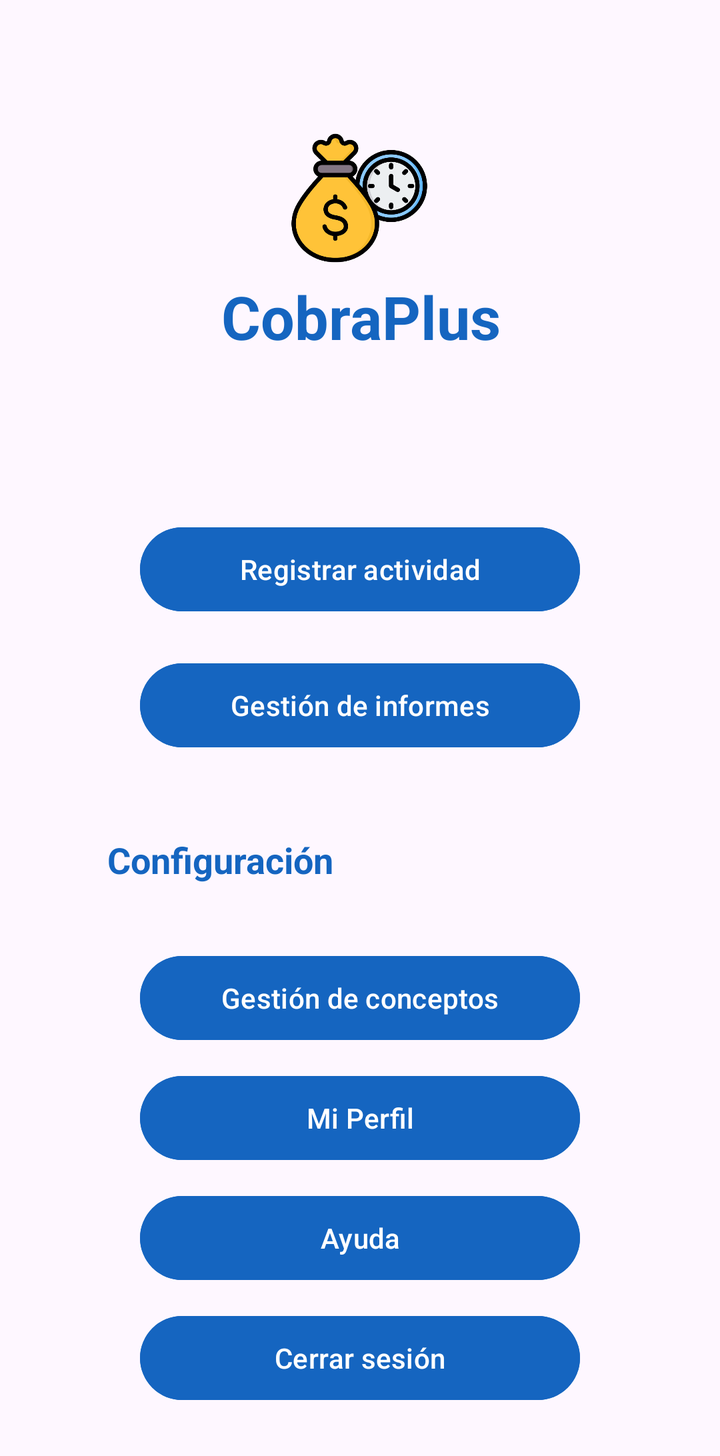
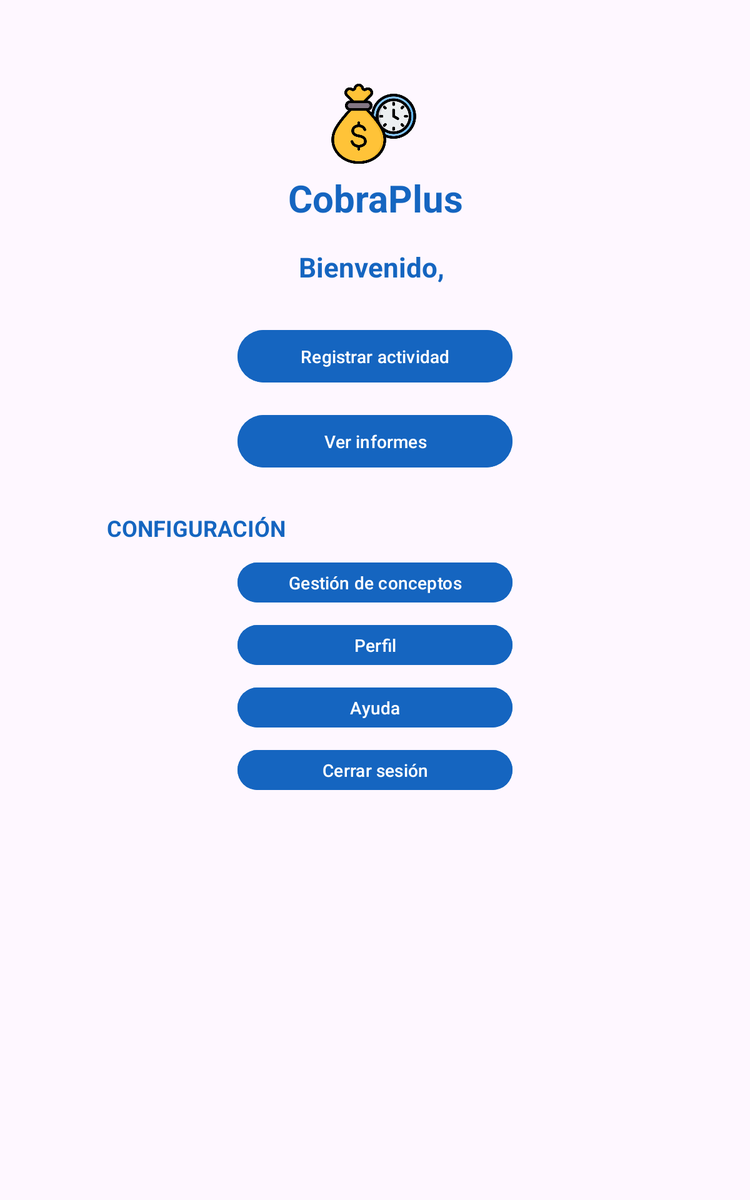

An Android layout and its configuration variant, each rendered on a device that would load it. The default file and the variant file are quoted in full after the pictures.
<!-- AndroidManifest.xml: application theme Theme.CobraPlus -->
<!-- res/layout/activity_main.xml -->
<?xml version="1.0" encoding="utf-8"?>
<ScrollView
    xmlns:android="http://schemas.android.com/apk/res/android"
    xmlns:app="http://schemas.android.com/apk/res-auto"
    xmlns:tools="http://schemas.android.com/tools"
    android:layout_width="match_parent"
    android:layout_height="match_parent">

    <androidx.constraintlayout.widget.ConstraintLayout
        android:id="@+id/main"
        android:layout_width="match_parent"
        android:layout_height="wrap_content"
        android:padding="24dp"
        tools:context=".activities.MainActivity">

        <ImageView
            android:id="@+id/imgLogo"
            android:layout_width="70dp"
            android:layout_height="70dp"
            android:layout_marginTop="40dp"
            android:contentDescription="@string/logo"
            android:src="@drawable/ic_logo"
            app:layout_constraintEnd_toEndOf="parent"
            app:layout_constraintHorizontal_bias="0.498"
            app:layout_constraintStart_toStartOf="parent"
            app:layout_constraintTop_toTopOf="parent" />

        <TextView
            android:id="@+id/txtTitle"
            android:layout_width="wrap_content"
            android:layout_height="wrap_content"
            android:layout_marginTop="4dp"
            android:text="@string/app_title"
            android:textColor="@color/title_blue_800"
            android:textSize="30sp"
            android:textStyle="bold"
            app:layout_constraintEnd_toEndOf="parent"
            app:layout_constraintHorizontal_bias="0.502"
            app:layout_constraintStart_toStartOf="parent"
            app:layout_constraintTop_toBottomOf="@id/imgLogo" />


        <TextView
            android:id="@+id/txtMain"
            android:layout_width="wrap_content"
            android:layout_height="wrap_content"
            android:layout_marginTop="20dp"
            android:text=""
            android:textColor="@color/title_blue_800"
            android:textSize="22sp"
            android:textStyle="bold"
            app:layout_constraintEnd_toEndOf="parent"
            app:layout_constraintStart_toStartOf="parent"
            app:layout_constraintTop_toBottomOf="@id/txtTitle" />

        <com.google.android.material.button.MaterialButton
            android:id="@+id/btnRecordActivity"
            android:layout_width="220dp"
            android:layout_height="50dp"
            android:layout_marginHorizontal="16dp"
            android:layout_marginTop="32dp"
            android:backgroundTint="@color/button_blue"
            android:text="@string/btn_register_activity"
            android:textColor="@color/text_button_white"
            app:layout_constraintEnd_toEndOf="parent"
            app:layout_constraintStart_toStartOf="parent"
            app:layout_constraintTop_toBottomOf="@id/txtMain" />

        <com.google.android.material.button.MaterialButton
            android:id="@+id/btnManagementReports"
            android:layout_marginHorizontal="16dp"
            android:layout_width="220dp"
            android:layout_height="50dp"
            android:layout_marginTop="18dp"
            android:backgroundTint="@color/button_blue"
            android:text="@string/title_reports"
            android:textColor="@color/text_button_white"
            app:layout_constraintEnd_toEndOf="parent"
            app:layout_constraintStart_toStartOf="parent"
            app:layout_constraintTop_toBottomOf="@id/btnRecordActivity" />

        <TextView
            android:id="@+id/txtConfiguration"
            android:layout_width="wrap_content"
            android:layout_height="wrap_content"
            android:layout_marginTop="40dp"
            android:text="@string/title_configuration"
            android:textColor="@color/title_blue_800"
            android:textSize="18sp"
            android:textStyle="bold"
            app:layout_constraintEnd_toEndOf="parent"
            app:layout_constraintHorizontal_bias="0.150"
            app:layout_constraintStart_toStartOf="parent"
            app:layout_constraintTop_toBottomOf="@id/btnManagementReports" />

        <com.google.android.material.button.MaterialButton
            android:id="@+id/btnManagementConcepts"
            android:layout_width="220dp"
            android:layout_height="50dp"
            android:layout_marginHorizontal="16dp"
            android:layout_marginTop="32dp"
            android:backgroundTint="@color/button_blue"
            android:text="@string/title_concepts"
            android:textColor="@color/text_button_white"
            app:layout_constraintEnd_toEndOf="parent"
            app:layout_constraintStart_toStartOf="parent"
            app:layout_constraintTop_toBottomOf="@id/txtConfiguration" />

        <com.google.android.material.button.MaterialButton
            android:id="@+id/btnProfile"
            android:layout_width="220dp"
            android:layout_height="50dp"
            android:layout_marginHorizontal="16dp"
            android:layout_marginTop="10dp"
            android:backgroundTint="@color/button_blue"
            android:text="@string/title_profile"
            android:textColor="@color/text_button_white"
            app:layout_constraintEnd_toEndOf="parent"
            app:layout_constraintStart_toStartOf="parent"
            app:layout_constraintTop_toBottomOf="@id/btnManagementConcepts" />

        <com.google.android.material.button.MaterialButton
            android:id="@+id/btnHelp"
            android:layout_width="220dp"
            android:layout_height="50dp"
            android:layout_marginHorizontal="16dp"
            android:layout_marginTop="10dp"
            android:backgroundTint="@color/button_blue"
            android:text="@string/btn_help"
            android:textColor="@color/text_button_white"
            app:layout_constraintEnd_toEndOf="parent"
            app:layout_constraintStart_toStartOf="parent"
            app:layout_constraintTop_toBottomOf="@id/btnProfile" />

        <com.google.android.material.button.MaterialButton
            android:id="@+id/btnLogOut"
            android:layout_width="220dp"
            android:layout_height="50dp"
            android:layout_marginHorizontal="16dp"
            android:layout_marginTop="10dp"
            android:backgroundTint="@color/button_blue"
            android:text="@string/action_logout"
            android:textColor="@color/text_button_white"
            app:layout_constraintEnd_toEndOf="parent"
            app:layout_constraintStart_toStartOf="parent"
            app:layout_constraintTop_toBottomOf="@id/btnHelp" />

    </androidx.constraintlayout.widget.ConstraintLayout>
</ScrollView>
<!-- resources referenced by this layout -->
<resources>
  <color name="button_blue">#1565C0</color>
  <color name="text_button_white">#FFFFFFFF</color>
  <color name="title_blue_800">#1565C0</color>
  <!-- drawable ic_logo: png bitmap (drawable, 45665 bytes) -->
  <string name="action_logout">Cerrar sesión</string>
  <string name="app_title">CobraPlus</string>
  <string name="btn_help">Ayuda</string>
  <string name="btn_register_activity">Registrar actividad</string>
  <string name="logo">Logo CobraPlus</string>
  <string name="title_concepts">Gestión de conceptos</string>
  <string name="title_configuration">Configuración</string>
  <string name="title_profile">Mi Perfil</string>
  <string name="title_reports">Gestión de informes</string>
  <style name="Theme.CobraPlus" parent="Base.Theme.CobraPlus" />
  <style name="Base.Theme.CobraPlus" parent="Theme.Material3.DayNight.NoActionBar">
          
          <item name="colorPrimary">@color/title_blue_800</item>
  
          
          <item name="android:statusBarColor">@color/title_blue_800</item>
  
          
          <item name="android:navigationBarColor">@color/title_blue_800</item>
  
          
          <item name="android:windowLightStatusBar">false</item>
  
  
      </style>
</resources>
<!-- res/layout-sw600dp/activity_main.xml (the repository's variant of the layout above) -->
<!-- drawn on a 7-inch tablet held upright -->
<?xml version="1.0" encoding="utf-8"?>
<ScrollView
    xmlns:android="http://schemas.android.com/apk/res/android"
    xmlns:app="http://schemas.android.com/apk/res-auto"
    xmlns:tools="http://schemas.android.com/tools"
    android:layout_width="match_parent"
    android:layout_height="match_parent">

    <androidx.constraintlayout.widget.ConstraintLayout
        android:id="@+id/main"
        android:layout_width="match_parent"
        android:layout_height="wrap_content"
        android:padding="24dp"
        tools:context=".activities.MainActivity">

        <ImageView
            android:id="@+id/imgLogo"
            android:layout_width="70dp"
            android:layout_height="70dp"
            android:layout_marginTop="40dp"
            android:contentDescription="@string/logo"
            android:src="@drawable/ic_logo"
            app:layout_constraintEnd_toEndOf="parent"
            app:layout_constraintHorizontal_bias="0.498"
            app:layout_constraintStart_toStartOf="parent"
            app:layout_constraintTop_toTopOf="parent" />

        <TextView
            android:id="@+id/txtTittle"
            android:layout_width="wrap_content"
            android:layout_height="wrap_content"
            android:layout_marginTop="4dp"
            android:text="@string/app_name"
            android:textColor="@color/title_blue_800"
            android:textSize="30sp"
            android:textStyle="bold"
            app:layout_constraintEnd_toEndOf="parent"
            app:layout_constraintHorizontal_bias="0.502"
            app:layout_constraintStart_toStartOf="parent"
            app:layout_constraintTop_toBottomOf="@id/imgLogo" />


        <TextView
            android:id="@+id/txtMain"
            android:layout_width="wrap_content"
            android:layout_height="wrap_content"
            android:layout_marginTop="20dp"
            android:text="Bienvenido, "
            android:textColor="@color/title_blue_800"
            android:textSize="22sp"
            android:textStyle="bold"
            app:layout_constraintEnd_toEndOf="parent"
            app:layout_constraintStart_toStartOf="parent"
            app:layout_constraintTop_toBottomOf="@id/txtTittle" />

        <Button
            android:id="@+id/btnActivityRegister"
            android:layout_width="220dp"
            android:layout_height="50dp"
            android:layout_marginHorizontal="16dp"
            android:layout_marginTop="32dp"
            android:backgroundTint="@color/button_blue"
            android:text="Registrar actividad"
            android:textColor="@color/text_button_white"
            app:layout_constraintEnd_toEndOf="parent"
            app:layout_constraintStart_toStartOf="parent"
            app:layout_constraintTop_toBottomOf="@id/txtMain" />

        <Button
            android:id="@+id/btnSeeReports"
            android:layout_marginHorizontal="16dp"
            android:layout_width="220dp"
            android:layout_height="50dp"
            android:layout_marginTop="18dp"
            android:backgroundTint="@color/button_blue"
            android:text="Ver informes"
            android:textColor="@color/text_button_white"
            app:layout_constraintEnd_toEndOf="parent"
            app:layout_constraintStart_toStartOf="parent"
            app:layout_constraintTop_toBottomOf="@id/btnActivityRegister" />

        <TextView
            android:id="@+id/txtConfiguration"
            android:layout_width="wrap_content"
            android:layout_height="wrap_content"
            android:layout_marginTop="32dp"
            android:text="CONFIGURACIÓN"
            android:textColor="@color/title_blue_800"
            android:textSize="18sp"
            android:textStyle="bold"
            app:layout_constraintEnd_toEndOf="parent"
            app:layout_constraintHorizontal_bias="0.150"
            app:layout_constraintStart_toStartOf="parent"
            app:layout_constraintTop_toBottomOf="@id/btnSeeReports" />

        <Button
            android:id="@+id/btnManagementConcepts"
            android:layout_width="220dp"
            android:layout_height="40dp"
            android:layout_marginHorizontal="16dp"
            android:layout_marginTop="68dp"
            android:backgroundTint="@color/button_blue"
            android:text="Gestión de conceptos"
            android:textColor="@color/text_button_white"
            app:layout_constraintEnd_toEndOf="parent"
            app:layout_constraintStart_toStartOf="parent"
            app:layout_constraintTop_toBottomOf="@id/btnSeeReports" />

        <Button
            android:id="@+id/btnProfile"
            android:layout_width="220dp"
            android:layout_height="40dp"
            android:layout_marginHorizontal="16dp"
            android:layout_marginTop="10dp"
            android:backgroundTint="@color/button_blue"
            android:text="Perfil"
            android:textColor="@color/text_button_white"
            app:layout_constraintEnd_toEndOf="parent"
            app:layout_constraintStart_toStartOf="parent"
            app:layout_constraintTop_toBottomOf="@id/btnManagementConcepts" />

        <Button
            android:id="@+id/btnHelp"
            android:layout_width="220dp"
            android:layout_height="40dp"
            android:layout_marginHorizontal="16dp"
            android:layout_marginTop="10dp"
            android:backgroundTint="@color/button_blue"
            android:text="Ayuda"
            android:textColor="@color/text_button_white"
            app:layout_constraintEnd_toEndOf="parent"
            app:layout_constraintStart_toStartOf="parent"
            app:layout_constraintTop_toBottomOf="@id/btnProfile" />

        <Button
            android:id="@+id/btnLogOut"
            android:layout_width="220dp"
            android:layout_height="40dp"
            android:layout_marginHorizontal="16dp"
            android:layout_marginTop="10dp"
            android:backgroundTint="@color/button_blue"
            android:text="Cerrar sesión"
            android:textColor="@color/text_button_white"
            app:layout_constraintEnd_toEndOf="parent"
            app:layout_constraintStart_toStartOf="parent"
            app:layout_constraintTop_toBottomOf="@id/btnHelp" />

    </androidx.constraintlayout.widget.ConstraintLayout>
</ScrollView>
<!-- resources referenced by the variant -->
<!-- as a 7-inch tablet held upright resolves them -->
<resources>
  <color name="button_blue">#1565C0</color>
  <color name="text_button_white">#FFFFFFFF</color>
  <color name="title_blue_800">#1565C0</color>
  <!-- drawable ic_logo: png bitmap (drawable, 45665 bytes) -->
  <string name="app_name">CobraPlus</string>
  <string name="logo">Logo CobraPlus</string>
  <style name="Theme.CobraPlus" parent="Base.Theme.CobraPlus" />
  <style name="Base.Theme.CobraPlus" parent="Theme.Material3.DayNight.NoActionBar">
          
          <item name="colorPrimary">@color/title_blue_800</item>
  
          
          <item name="android:statusBarColor">@color/title_blue_800</item>
  
          
          <item name="android:navigationBarColor">@color/title_blue_800</item>
  
          
          <item name="android:windowLightStatusBar">false</item>
  
  
      </style>
</resources>
